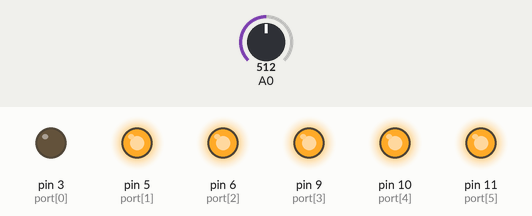
Recording of a sketch running on a simulated Arduino Uno, built with avr-gcc and run on an emulated ATmega328P. Shown: output pins drawn as LEDs (lit = HIGH). Inputs (shaded band) come from the test bench; at power-on: A0 = 512. What the sketch prints to the serial monitor is not drawn.

Above: at 2.7 s.
At 3.73 s:
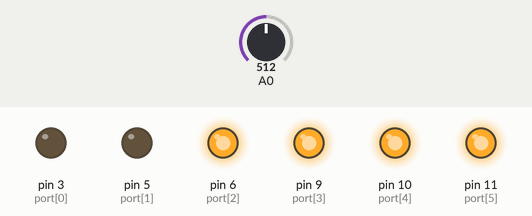
At 8.26 s:
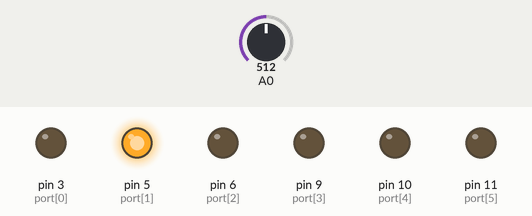
At 9.0 s:
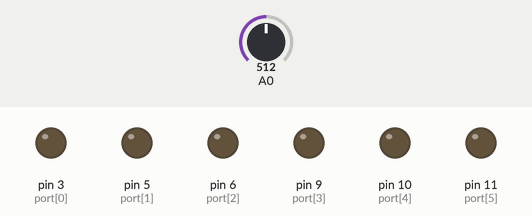
At 9.57 s:
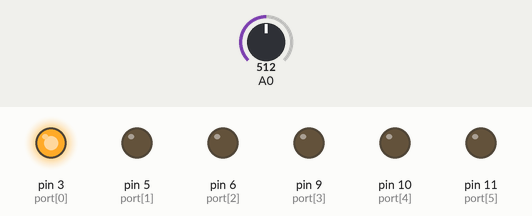
At 14.51 s:
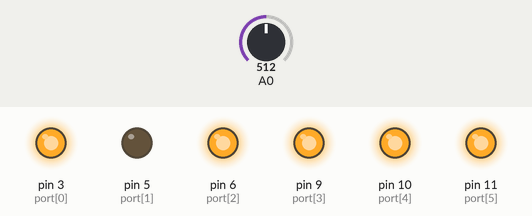
Timing chart, 0 to 15.7 s (numbered marks = the images above):
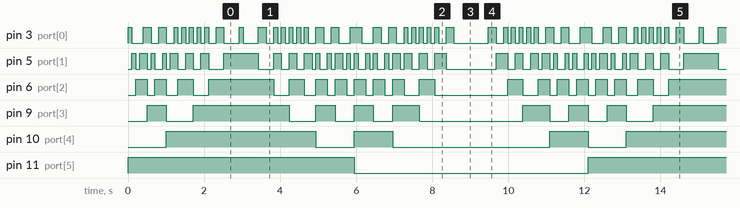

The sketch:

dac3.ino
```cpp
void setup() {
  pinMode(3, OUTPUT);
  pinMode(5, OUTPUT);
  pinMode(6, OUTPUT);
  pinMode(9, OUTPUT);
  pinMode(10, OUTPUT);
  pinMode(11, OUTPUT);
  pinMode(A0, INPUT);
  Serial.begin(9600);
}

int* getBinaryFilterArray(float voltageAim)
{
  int i = 0;
  int* filterArray = (int*)malloc(sizeof(int)*6);
  int set = (voltageAim / 5) * 63;
  if(voltageAim > 5)
  {
    while(i < 6)
    {
      filterArray[i] = 1;
      i++;
    }
    return filterArray;
  }
  while(i < 6)
  {
    filterArray[i] = set&1;
    set = set >> 1;
    i++;
  }
  return filterArray;
}

void BinaryFilterSet(int* set, int port[])
{
  int i = 0;
  while(i<6)
  {
    if(set[i] == 1)
    {
      analogWrite(port[i],255);
    }
    else
    {
      analogWrite(port[i],0);
    }
    i++;
  }
  free(set);
}

float voltageAim = 3.25;
int input;
float voltageInput;
int port[] = {3,5,6,9,10,11};
int* set = getBinaryFilterArray(voltageAim);
int sinValue = 0;

void loop() {
  input = analogRead(0);
  sinValue = sinValue % 360 + 3;
  voltageAim = 2.5 + 2.5*sin(sinValue * DEG_TO_RAD);
  voltageInput = ((float)input / 1023) * 5;
  Serial.println(voltageInput);
  set = getBinaryFilterArray(voltageAim);
  BinaryFilterSet(set, port);

  delay(100);
}
```

Measured:
- by itself, pin 3 (port[0]), pin 5 (port[1]), pin 6 (port[2]): moves between LOW and HIGH, repeating every 12.1 s
- by itself, pin 10 (port[4]): repeats every 12.1 s: LOW 1.0 s, HIGH 1.0 s, LOW 4.1 s, HIGH 1.0 s, LOW 1.0 s, HIGH 3.9 s
- by itself, pin 11 (port[5]): alternates HIGH for 5.9 s and LOW for 6.1 s
- by itself, pin 9 (port[3]): repeats every 12.1 s: LOW 0.71 s, HIGH 2.5 s, LOW 0.71 s, 2 × (HIGH 0.50 s, LOW 0.50 s), HIGH 0.71 s, LOW 2.7 s, HIGH 0.71 s, 2 × (LOW 0.50 s, HIGH 0.50 s)
